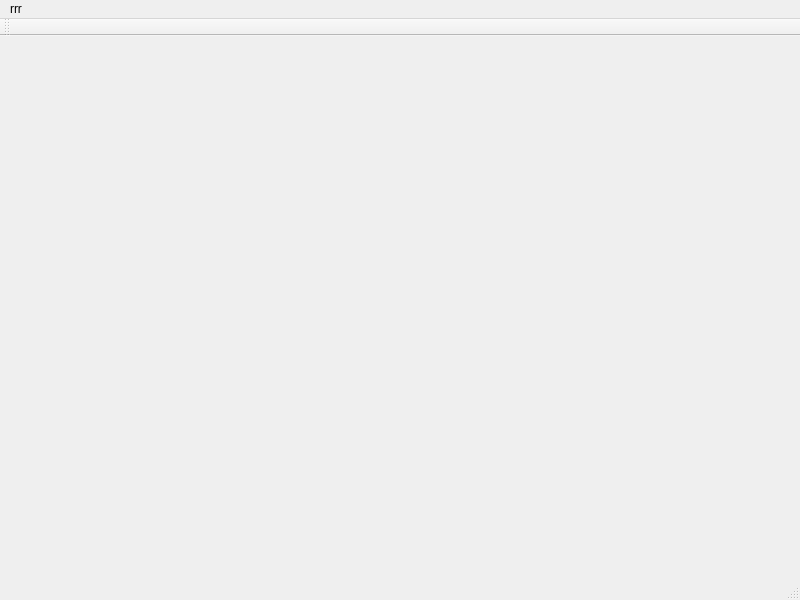
<?xml version="1.0" encoding="UTF-8"?>
<ui version="4.0">
 <class>MainWindow</class>
 <widget class="QMainWindow" name="MainWindow">
  <property name="geometry">
   <rect>
    <x>0</x>
    <y>0</y>
    <width>800</width>
    <height>600</height>
   </rect>
  </property>
  <property name="windowTitle">
   <string>MainWindow</string>
  </property>
  <widget class="QWidget" name="centralwidget">
   <layout class="QHBoxLayout" name="horizontalLayout">
    <item>
     <widget class="QStackedWidget" name="stackedWidget">
      <property name="currentIndex">
       <number>-1</number>
      </property>
     </widget>
    </item>
   </layout>
  </widget>
  <widget class="QMenuBar" name="menubar">
   <property name="geometry">
    <rect>
     <x>0</x>
     <y>0</y>
     <width>800</width>
     <height>17</height>
    </rect>
   </property>
   <widget class="QMenu" name="menurrr">
    <property name="title">
     <string>rrr</string>
    </property>
   </widget>
   <addaction name="menurrr"/>
  </widget>
  <widget class="QStatusBar" name="statusbar"/>
  <widget class="QToolBar" name="toolBar">
   <property name="windowTitle">
    <string>toolBar</string>
   </property>
   <attribute name="toolBarArea">
    <enum>TopToolBarArea</enum>
   </attribute>
   <attribute name="toolBarBreak">
    <bool>false</bool>
   </attribute>
  </widget>
 </widget>
 <resources/>
 <connections/>
</ui>
